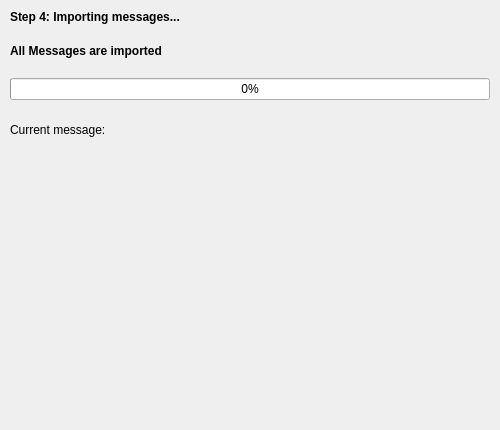
<?xml version="1.0" encoding="UTF-8"?>
<ui version="4.0">
 <class>messagesPage</class>
 <widget class="QWidget" name="messagesPage">
  <property name="geometry">
   <rect>
    <x>0</x>
    <y>0</y>
    <width>500</width>
    <height>430</height>
   </rect>
  </property>
  <property name="windowTitle">
   <string/>
  </property>
  <layout class="QVBoxLayout" name="verticalLayout_2">
   <property name="spacing">
    <number>20</number>
   </property>
   <property name="leftMargin">
    <number>10</number>
   </property>
   <property name="topMargin">
    <number>10</number>
   </property>
   <property name="rightMargin">
    <number>10</number>
   </property>
   <property name="bottomMargin">
    <number>20</number>
   </property>
   <item>
    <widget class="QLabel" name="label">
     <property name="font">
      <font>
       <weight>75</weight>
       <bold>true</bold>
      </font>
     </property>
     <property name="text">
      <string>Step 4: Importing messages...</string>
     </property>
    </widget>
   </item>
   <item>
    <widget class="QLabel" name="label_2">
     <property name="font">
      <font>
       <weight>75</weight>
       <bold>true</bold>
      </font>
     </property>
     <property name="text">
      <string>All Messages are imported</string>
     </property>
    </widget>
   </item>
   <item>
    <layout class="QVBoxLayout" name="verticalLayout">
     <item>
      <widget class="QProgressBar" name="messageNumberBar">
       <property name="value">
        <number>0</number>
       </property>
      </widget>
     </item>
     <item>
      <layout class="QHBoxLayout" name="horizontalLayout">
       <item>
        <widget class="QLabel" name="label_3">
         <property name="text">
          <string>Current message:</string>
         </property>
        </widget>
       </item>
       <item>
        <widget class="QLabel" name="messageNumberLabel">
         <property name="text">
          <string/>
         </property>
        </widget>
       </item>
       <item>
        <spacer name="horizontalSpacer">
         <property name="orientation">
          <enum>Qt::Horizontal</enum>
         </property>
         <property name="sizeHint" stdset="0">
          <size>
           <width>40</width>
           <height>20</height>
          </size>
         </property>
        </spacer>
       </item>
      </layout>
     </item>
    </layout>
   </item>
   <item>
    <spacer name="verticalSpacer">
     <property name="orientation">
      <enum>Qt::Vertical</enum>
     </property>
     <property name="sizeHint" stdset="0">
      <size>
       <width>20</width>
       <height>40</height>
      </size>
     </property>
    </spacer>
   </item>
  </layout>
 </widget>
 <resources/>
 <connections/>
</ui>
